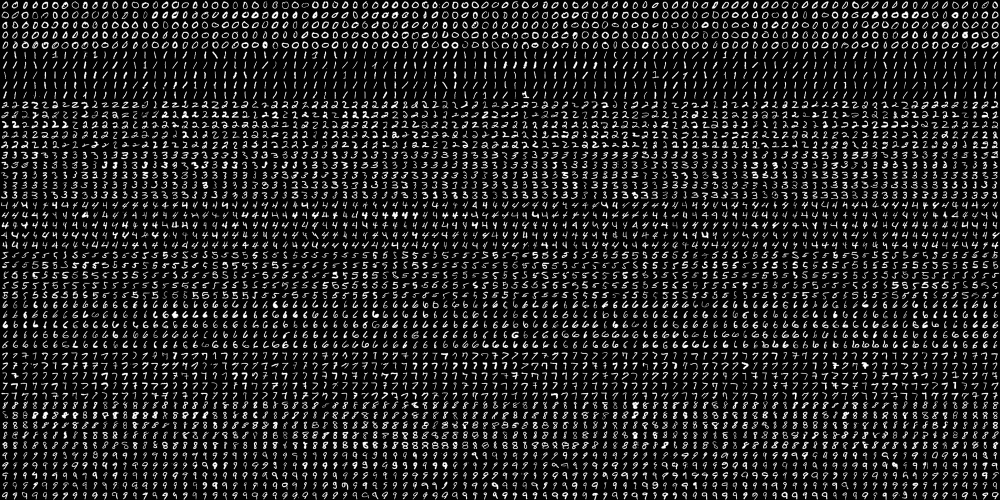
#> input picture images/digits.png, 2000 x 1000 px (shown at 1/2 size)
$ jupyter execute Miniproject-9.ipynb   (shell and % lines are left out)   (older library calls are emulated)
#> lines starting #> are read from the running program, lines starting #| are printed output that depends on the picture; after the words box and inside, x2 and y2 are one past the last pixel; in counts of white or black regions, pixels touching at a corner belong together
[cell 1]
import numpy as np
import cv2

# Let's take a look at our digits dataset\n",
image = cv2.imread('images/digits.png')
#> image is the input picture: shape (1000, 2000, 3); min 0, max 255, mean 33.8
gray = cv2.cvtColor(image,cv2.COLOR_BGR2GRAY)
small = cv2.pyrDown(image)
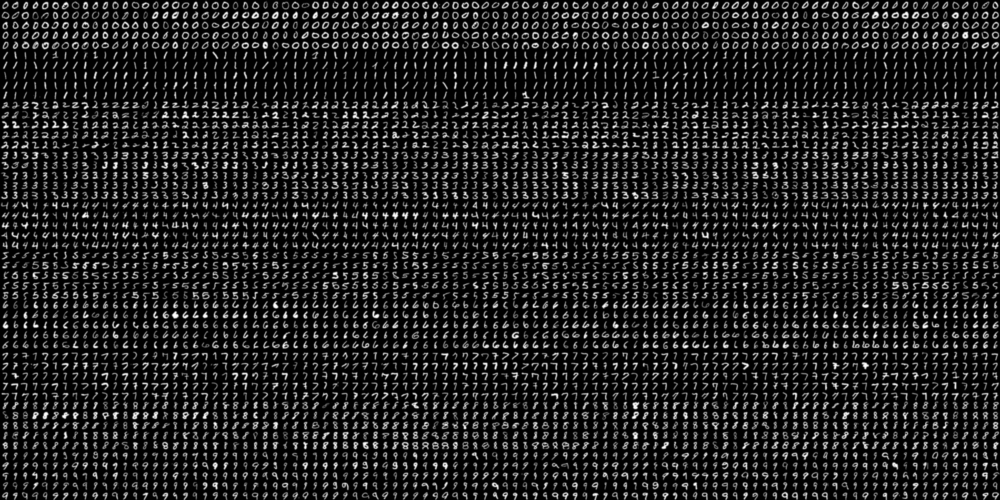
#> small: shape (500, 1000, 3); min 0, max 253, mean 33.8
cv2.imshow('Digits Image', small)
cv2.waitKey(0)
cv2.destroyAllWindows()

# Split the image to 5000 cells, each 20x20 size\n",
# This gives us a 4-dim array: 50 x 100 x 20 x 20\n",
cells = [np.hsplit(row,100) for row in np.vsplit(gray,50)]
#> cells = 50 items

# Convert the List data type to Numpy Array of shape (50,100,20,20)\n",
x = np.array(cells)
print ("The shape of our cells array: " + str(x.shape))
#| The shape of our cells array: (50, 100, 20, 20)

# Split the full data set into two segments\n",
# One will be used fro Training the model, the other as a test data set\n",
train = x[:,:70].reshape(-1,400).astype(np.float32) # Size = (3500,400)\n",
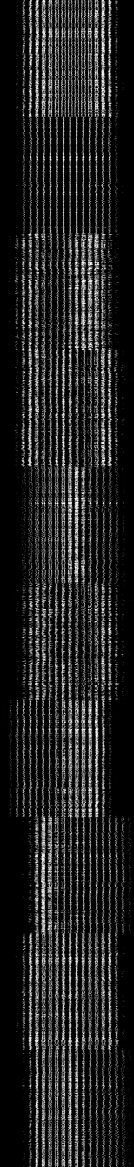
#> train: shape (3500, 400) float32 (shown at 1/3 size); min 0, max 255, mean 33.8
test = x[:,70:100].reshape(-1,400).astype(np.float32) # Size = (1500,400)\n",
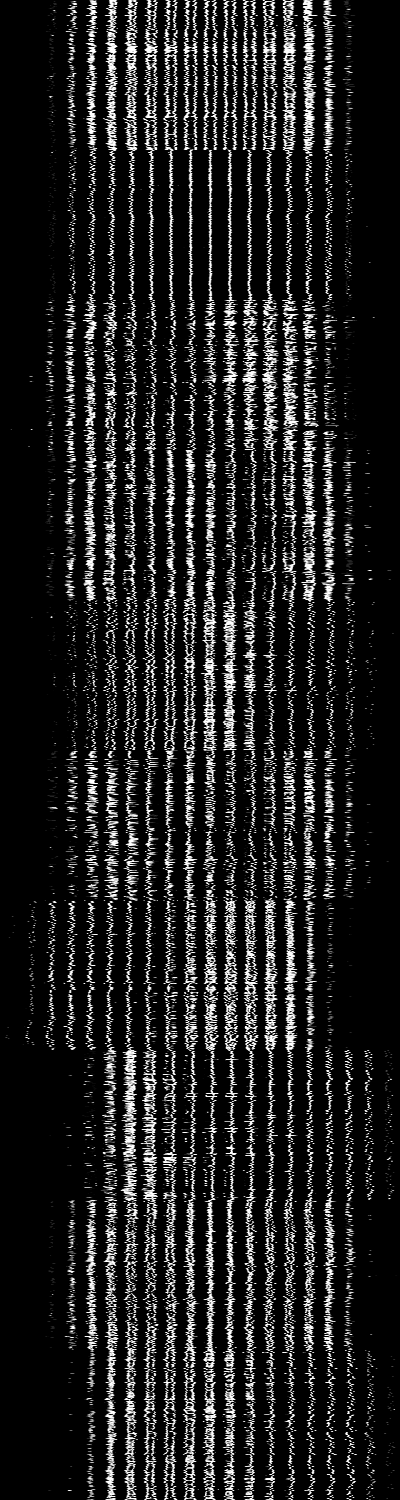
#> test: shape (1500, 400) float32; min 0, max 255, mean 33.8

# Create labels for train and test data\n",
k = [0,1,2,3,4,5,6,7,8,9]
train_labels = np.repeat(k,350)[:,np.newaxis]
test_labels = np.repeat(k,150)[:,np.newaxis]

# Initiate kNN, train the data, then test it with test data for k=3\n",
knn = cv2.ml.KNearest_create()
knn.train(train, cv2.ml.ROW_SAMPLE, train_labels)
ret, result, neighbors, distance = knn.findNearest(test, k=3)
#> ret = 0; result = 1500 values, max 9 at index 546, min 0 at index 0, mean 4.46; neighbors = 1500 rows, first 8: [0, 0, 0], [0, 0, 0], [0, 0, 0], [0, 0, 0], [0, 0, 0], [0, 0, 0], [0, 0, 0], [0, 0, 0]; distance = 1500 rows, first 8: [771799, 787246, 821341], [916008, 1053323, 1083589], [452262, 472470, 523199], [699510, 717288, 728714], [506154, 571763, 631203], [630256, 699302, 711550], [688307, 697413, 722577], [629131, 681500, 744434]
# Now we check the accuracy of classification\n",
# For that, compare the result with test_labels and check which are wrong\n",
matches = result == test_labels
correct = np.count_nonzero(matches)
#> correct = 1402
accuracy = correct * (100.0 / result.size)
#> accuracy = 93.47
print("Accuracy is = %.2f" % accuracy + "%")
#| Accuracy is = 93.47%

[cell 2]
# Define our functions\n",

def x_cord_contour(contour):
    # This function take a contour from findContours\n",
    # it then outputs the x centroid coordinates\n",
    if cv2.contourArea(contour) > 10:
        M = cv2.moments(contour)
        return (int(M['m10']/M['m00']))
    else:
        return 0.0

def makeSquare(not_square):
    # This function takes an image and makes the dimenions square\n",
    # It adds black pixels as the padding where needed\n",

    BLACK = [0,0,0]
    img_dim = not_square.shape
    height = img_dim[0]
    width = img_dim[1]
    #print("Height = ", height, "Width = ", width)
    if (height == width):
        square = not_square
        return square
    else:
        doublesize = cv2.resize(not_square,(2*width, 2*height), interpolation = cv2.INTER_CUBIC)
        height = height * 2
        width = width * 2
        #print(\"New Height = \", height, \"New Width = \", width)\n",
        if (height > width):
            pad = (height - width)/2
            #print(\"Padding = \", pad)
            doublesize_square = cv2.copyMakeBorder(doublesize,0,0,int(pad),
                                                   int(pad),cv2.BORDER_CONSTANT,value=BLACK)
        else:
            pad = (width - height)/2
            #print(\"Padding = \", pad)
            doublesize_square = cv2.copyMakeBorder(doublesize, int(pad), int(pad),0,0,
                                                   cv2.BORDER_CONSTANT,value=BLACK)
    doublesize_square_dim = doublesize_square.shape
    #print(\"Sq Height = \", doublesize_square_dim[0], \"Sq Width = \", doublesize_square_dim[1])\n",
    return doublesize_square

def resize_to_pixel(dimensions, image):
    # This function then re-sizes an image to the specificied dimenions\n",

    buffer_pix = 4
    dimensions  = dimensions - buffer_pix
    squared = image
    r = float(dimensions) / squared.shape[1]
    dim = (dimensions, int(squared.shape[0] * r))
    resized = cv2.resize(image, dim, interpolation = cv2.INTER_AREA)
    img_dim2 = resized.shape
    height_r = img_dim2[0]
    width_r = img_dim2[1]
    BLACK = [0,0,0]
    if (height_r > width_r):
        resized = cv2.copyMakeBorder(resized,0,0,0,1,cv2.BORDER_CONSTANT,value=BLACK)
    if (height_r < width_r):
        resized = cv2.copyMakeBorder(resized,1,0,0,0,cv2.BORDER_CONSTANT,value=BLACK)
    p = 2
    ReSizedImg = cv2.copyMakeBorder(resized,p,p,p,p,cv2.BORDER_CONSTANT,value=BLACK)
    img_dim = ReSizedImg.shape
    height = img_dim[0]
    width = img_dim[1]
    #print(\"Padded Height = \", height, \"Width = \", width)\n",
    return ReSizedImg

[cell 3]
image = cv2.imread('images/numbers.jpg')
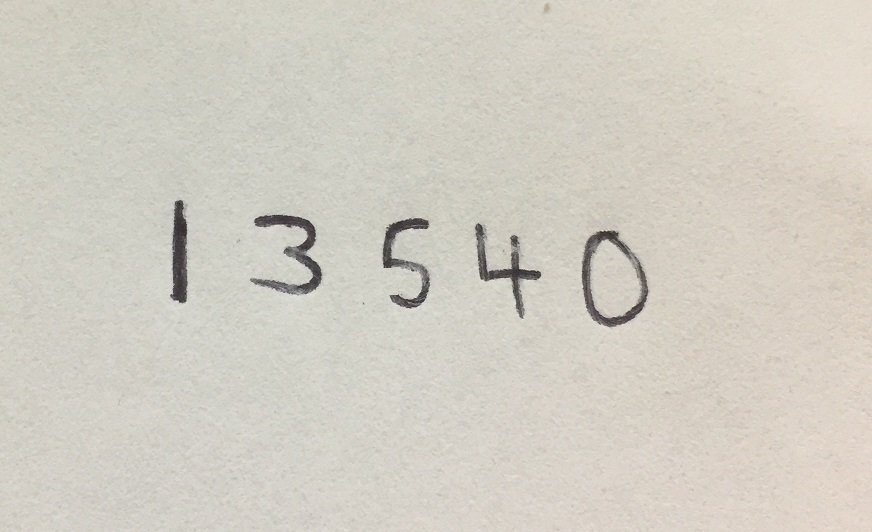
#> input picture images/numbers.jpg, 872 x 532 px
#> image is the input picture: shape (532, 872, 3); mean B, G, R 195.2, 205.6, 209.7
gray = cv2.cvtColor(image,cv2.COLOR_BGR2GRAY)
#> gray: shape (532, 872)
cv2.imshow("image", image)
cv2.imshow("gray", gray)
cv2.waitKey(0)

# Blur image then find edges using Canny \n",
blurred = cv2.GaussianBlur(gray, (5, 5), 0)
cv2.imshow("blurred", blurred)
cv2.waitKey(0)

edged = cv2.Canny(blurred, 30, 150)
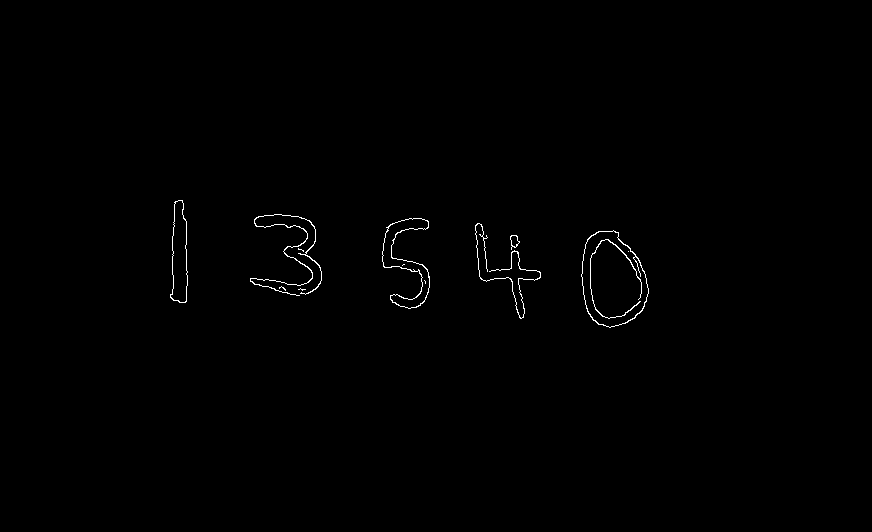
#> edged: shape (532, 872); 0.45% white in thin lines or dots, all inside (x1, y1, x2, y2) = (170, 200, 649, 328)
cv2.imshow("edged", edged)
cv2.waitKey(0)
# Fint Contours\n",
_, contours, _ = cv2.findContours(edged.copy(), cv2.RETR_EXTERNAL, cv2.CHAIN_APPROX_SIMPLE)
#> contours = 9 contours, 3 with area under 20; largest, box (x1, y1, x2, y2) and area: (581, 230, 649, 328) 4854, (382, 218, 430, 309) 1474, (170, 200, 188, 303) 1286, (250, 214, 322, 296) 92, (510, 235, 520, 250) 75, (475, 223, 541, 319) 28

#Sort out contours left to right by using their x cordinates\n",
contours = sorted(contours, key = x_cord_contour, reverse = False)

# Create empty array to store entire number
full_number = []

# loop over the contours\n",
for c in contours:
    # compute the bounding box for the rectangle\n",
    (x, y, w, h) = cv2.boundingRect(c)

    #cv2.drawContours(image, contours, -1, (0,255,0), 3)\n",
    #cv2.imshow(\"Contours\", image)\n",
    if w >= 5 and h >= 25:
        roi = blurred[y:y + h, x:x + w]
        ret, roi = cv2.threshold(roi, 127, 255,cv2.THRESH_BINARY_INV)
        squared = makeSquare(roi)
        final = resize_to_pixel(20, squared)
        cv2.imshow("final", final)
        final_array = final.reshape((1,400))
        final_array = final_array.astype(np.float32)
        ret, result, neighbours, dist = knn.findNearest(final_array, k=1)
        number = str(int(float(result[0])))
        full_number.append(number)
        # draw a rectangle around the digit, the show what the\n",
        # digit was classified as\n",
        cv2.rectangle(image, (x, y), (x + w, y + h), (0, 0, 255), 2)
        cv2.putText(image, number, (x , y + 155),
            cv2.FONT_HERSHEY_COMPLEX, 2, (255, 0, 0), 2)
        cv2.imshow("image", image)
        cv2.waitKey(0)
#> this loop made 9 passes
#> (x, y, w, h, pad in makeSquare, doublesize_square_dim in makeSquare, r in resize_to_pixel, img_dim2 in resize_to_pixel) on passes 4, 5, 6, 7, 9: (170, 200, 18, 103, 85, (206, 206), 0.0777, (15, 16)), (250, 214, 72, 82, 10, (164, 164), 0.0976, (16, 16)), (382, 218, 48, 91, 43, (182, 182), 0.0879, (16, 16)), (475, 223, 66, 96, 30, (192, 192), 0.0833, (16, 16)), (581, 230, 68, 98, 30, (196, 196), 0.0816, (15, 16))
#> (x, y, w, h) on passes 1, 2, 3, 8: (298, 288, 8, 3), (279, 286, 7, 5), (298, 248, 6, 4), (510, 235, 10, 15)
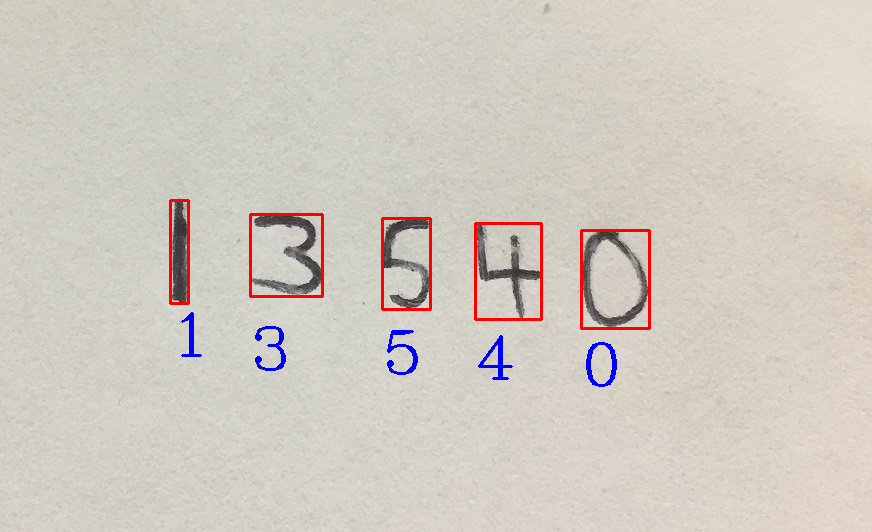
#> image: shape (532, 872, 3); 1.41% of pixels changed, all inside (x1, y1, x2, y2) = (169, 199, 651, 387)
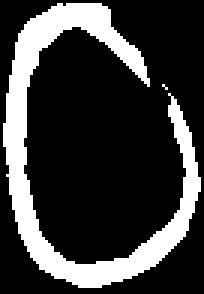
#> roi: shape (98, 68) (shown 3 times larger); 22.9% white; 2 white regions (1 under 20 px), largest, box (x1, y1, x2, y2) and area: (1, 1, 67, 96) 1522
#> after the loop, full_number = ['1', '3', '5', '4', '0']

cv2.destroyAllWindows()
print ("The number is: " + ''.join(full_number))
#| The number is: 13540
